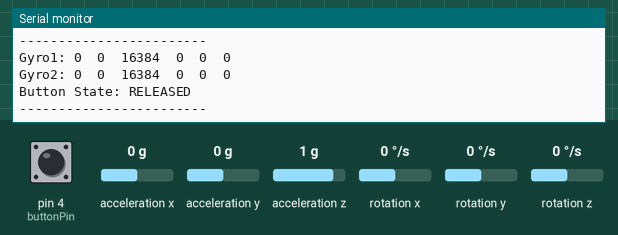
The sketch below on a simulated Arduino Uno, built with avr-gcc and run on an emulated ATmega328P. Parts: the last lines printed to the serial monitor. The inputs (shaded band) are chosen by the test bench; at power-on: pin 4 (buttonPin) HIGH, acceleration x 0 g, acceleration y 0 g, acceleration z 1 g, rotation x 0 °/s, rotation y 0 °/s, rotation z 0 °/s.

Above: at 6.7 s.
6.8 s: pin 4 (buttonPin) pulled LOW for 1 s
11.0 s: acceleration x set to 0.8 g
At 12.0 s:
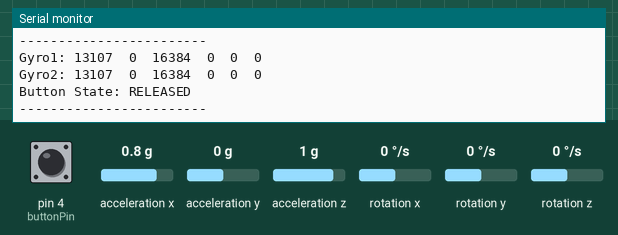
14.2 s: acceleration y set to -1.4 g
At 15.0 s:
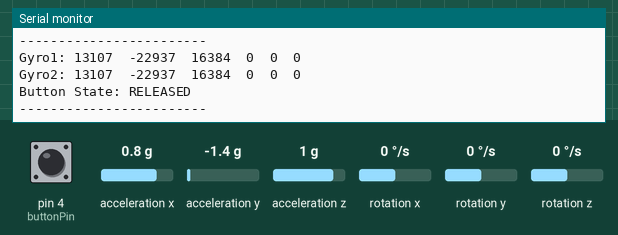
15.7 s: acceleration z set to -1.4 g
At 16.8 s:
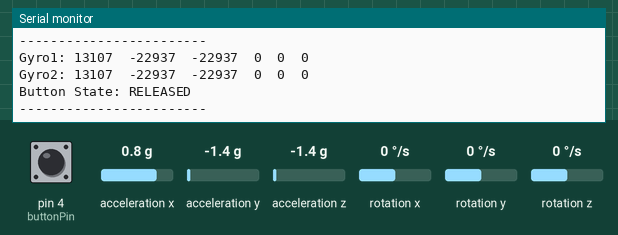
17.2 s: pin 4 (buttonPin) pulled LOW for 1 s
21.4 s: acceleration x set to 0 g
At 22.3 s:
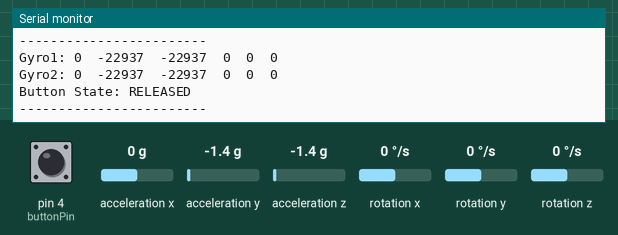

The sketch:

connect_twogyro_and_bluetooth_module_button.ino
```cpp
#include "Wire.h"
#include "MPU6050.h"
#include <SoftwareSerial.h>

SoftwareSerial BTSerial(2, 3);  // Bluetooth TX (D3) & RX (D2)

MPU6050 gyro1(0x68);  // First MPU6050 (AD0 → GND)
MPU6050 gyro2(0x69);  // Second MPU6050 (AD0 → VCC)

int16_t gyroData[2][6];  // 2D array to store sensor data
const int buttonPin = 4;  // Button connected to D4
int buttonState = 0;      // Variable to store button state

void setup() {
    Serial.begin(115200);
    BTSerial.begin(9600);
    Wire.begin();

    pinMode(buttonPin, INPUT_PULLUP);  // Use INPUT_PULLUP instead of INPUT_PULLDOWN

    Serial.println("Initializing Gyroscopes...");

    gyro1.initialize();
    if (!gyro1.testConnection()) Serial.println("Gyro1 (0x68) not responding!");
    else {
        Serial.println("Gyro1 connected.");
        calibrateMPU6050(gyro1);
    }

    gyro2.initialize();
    if (!gyro2.testConnection()) Serial.println("Gyro2 (0x69) not responding!");
    else {
        Serial.println("Gyro2 connected.");
        calibrateMPU6050(gyro2);
    }
}

void calibrateMPU6050(MPU6050 &gyro) {
    Serial.println("Calibrating...");
    int32_t gx_offset = 0, gy_offset = 0, gz_offset = 0;

    for (int i = 0; i < 200; i++) {
        int16_t ax, ay, az, gx, gy, gz;
        gyro.getMotion6(&ax, &ay, &az, &gx, &gy, &gz);

        gx_offset += gx;
        gy_offset += gy;
        gz_offset += gz;

        delay(10);
    }

    gx_offset /= 200;
    gy_offset /= 200;
    gz_offset /= 200;

    gyro.setXGyroOffset(-gx_offset);
    gyro.setYGyroOffset(-gy_offset);
    gyro.setZGyroOffset(-gz_offset);

    Serial.println("Calibration complete.");
}

void loop() {
    // Read data from first gyro
    gyro1.getMotion6(&gyroData[0][0], &gyroData[0][1], &gyroData[0][2], &gyroData[0][3], &gyroData[0][4], &gyroData[0][5]);

    // Read data from second gyro
    gyro2.getMotion6(&gyroData[1][0], &gyroData[1][1], &gyroData[1][2], &gyroData[1][3], &gyroData[1][4], &gyroData[1][5]);

    // Read button state (LOW when pressed, HIGH when released)
    buttonState = digitalRead(buttonPin);

    // Print and send data
    sendData();

    Serial.println("------------------------");
    delay(500);
}

void sendData() {
    for (int i = 0; i < 2; i++) {
        Serial.print("Gyro"); Serial.print(i + 1); Serial.print(": ");
        BTSerial.print("Gyro"); BTSerial.print(i + 1); BTSerial.print(": ");

        for (int j = 0; j < 6; j++) {
            Serial.print(gyroData[i][j]); Serial.print("\t");
            BTSerial.print(gyroData[i][j]); BTSerial.print(",");
        }
        Serial.println();
        BTSerial.println();
    }

    // Send button state over Bluetooth
    Serial.print("Button State: ");
    Serial.println(buttonState == LOW ? "PRESSED" : "RELEASED");
    BTSerial.print("Button State: ");
    BTSerial.println(buttonState == LOW ? "PRESSED" : "RELEASED");
}
```

Measured:
- after the input at 11.0 s, the serial monitor: prints a new line after 0.47 s (image 1)
- after the input at 14.2 s, the serial monitor: prints a new line after 0.26 s (image 2)
- after the input at 15.7 s, the serial monitor: prints a new line after 0.59 s (image 3)
- after the input at 21.4 s, the serial monitor: prints a new line after 0.38 s (image 4)
